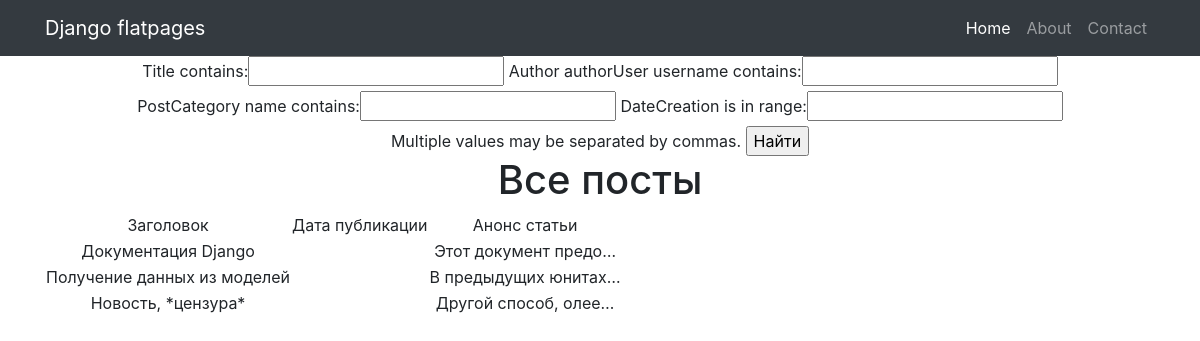
Page /posts/search/ on the earlier database version.
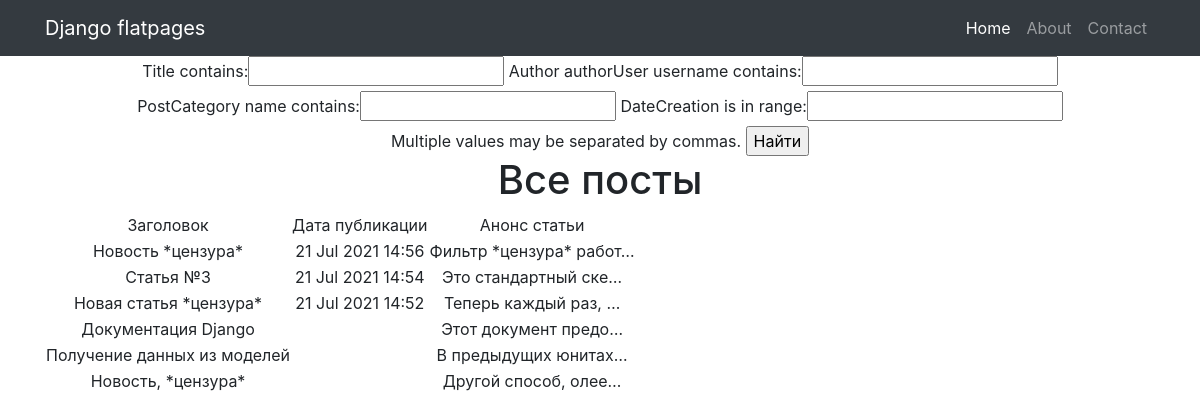
Same page on the later database version.
### articles/models.py (models this page shows, shortened)
class Post(models.Model):
    author = models.ForeignKey(Author, on_delete=models.CASCADE)
    NEWS = 'NW'
    ARTICLE = 'AR'
    CATEGORY_CHOICES = (
        (NEWS, 'Новость'),
        (ARTICLE, 'Статья'),
    )
    caregoryType = models.CharField(max_length=2, choices=CATEGORY_CHOICES, default=ARTICLE)   # исправить опечатку
    dateCreation = models.DateTimeField(auto_now_add = True)
    postCategory = models.ManyToManyField(Category, through='PostCategory')
    title = models.CharField(max_length=128)
    text = models.TextField()
    rating = models.SmallIntegerField(default=0)

### articles/views.py (the view)
# urls.py: path('search/', PostSearch.as_view()),
class PostSearch(ListView):
    model = Post
    template_name = 'search.html'
    context_object_name = 'posts'
    ordering = ['-dateCreation']
    paginate_by = 1
    def get_filter(self):
        return PostFilter(self.request.GET, queryset=super().get_queryset())
    def get_queryset(self):
        return self.get_filter().qs
    def get_context_data(self, *args, **kwargs):
        return {
            **super().get_context_data(*args, **kwargs),
            'filter': self.get_filter(),
        }

### articles/templatetags/custom_filters.py (called while the page is built)
@register.filter(name='censor')
def censor(value):
    value_new = []
    value_list = value.split()
    for word in value_list:
        if word in censor_list:
            word = '*цензура*'
        value_new.append(word)
    value_censor = ' '.join(value_new)
    return value_censor

### templates/search.html (shortened to what this page needs)
{% extends 'flatpages/default.html' %}
{% load custom_filters %}
{% block content %}
<form method="GET">
    {{ filter.form }}
    <input type="submit" value="Найти">
</form>
    <h1>Все посты</h1>
    {% if posts %}
        <table>
            <tr>
                <td>
                    Заголовок
                </td>
                <td>
                    Дата публикации
                </td>
                <td>
                    Анонс статьи
                </td>
            </tr>
            {% for post in filter.qs %}
            <tr>
                <td>
                    {{ post.title|censor }}
                </td>
                <td>
                    {{ post.dateCreation|date:'d M Y' }} {{ post.dateCreation|time:"H:i" }}
                </td>
                <td>
                    {{ post.text|truncatechars:20|censor }}
                </td>
            </tr>
        {% endfor %}
        </table>
    {% else %}
        <h2>Постов нет</h2>
    {% endif %}
{% endblock content %}

### templates/flatpages/default.html (shortened to what this page needs)
{% load static %}
<!DOCTYPE html>
<html lang="en">
<head>
  <link href="{% static 'vendor/bootstrap/css/bootstrap.min.css' %}" rel="stylesheet">
</head>
<body>
  <nav class="navbar navbar-expand-lg navbar-dark bg-dark static-top">
    <div class="container">
      <a class="navbar-brand" href="#">Django flatpages</a>
      <div class="collapse navbar-collapse" id="navbarResponsive">
        <ul class="navbar-nav ml-auto">
          <li class="nav-item active">
            <a class="nav-link" href="#">Home
            </a>
          </li>
          <li class="nav-item">
            <a class="nav-link" href="/about/">About</a>
          </li>
          <li class="nav-item">
            <a class="nav-link" href="/contacts/">Contact</a>
          </li>
        </ul>
      </div>
    </div>
  </nav>
  <div class="container">
    <div class="row">
      <div class="col-lg-12 text-center">
       {% block content %}{% endblock content %}
      </div>
    </div>
  </div>
</body>
</html>

Differences in the rows shown:
added Post: title|censor "Новость *цензура*", dateCreation "21 Jul 2021", dateCreation "14:56", text|censor "Фильтр *цензура* работ…"
added Post: title|censor "Статья №3", dateCreation "21 Jul 2021", dateCreation "14:54", text|censor "Это стандартный ске…"
added Post: title|censor "Новая статья *цензура*", dateCreation "21 Jul 2021", dateCreation "14:52", text|censor "Теперь каждый раз, …"
